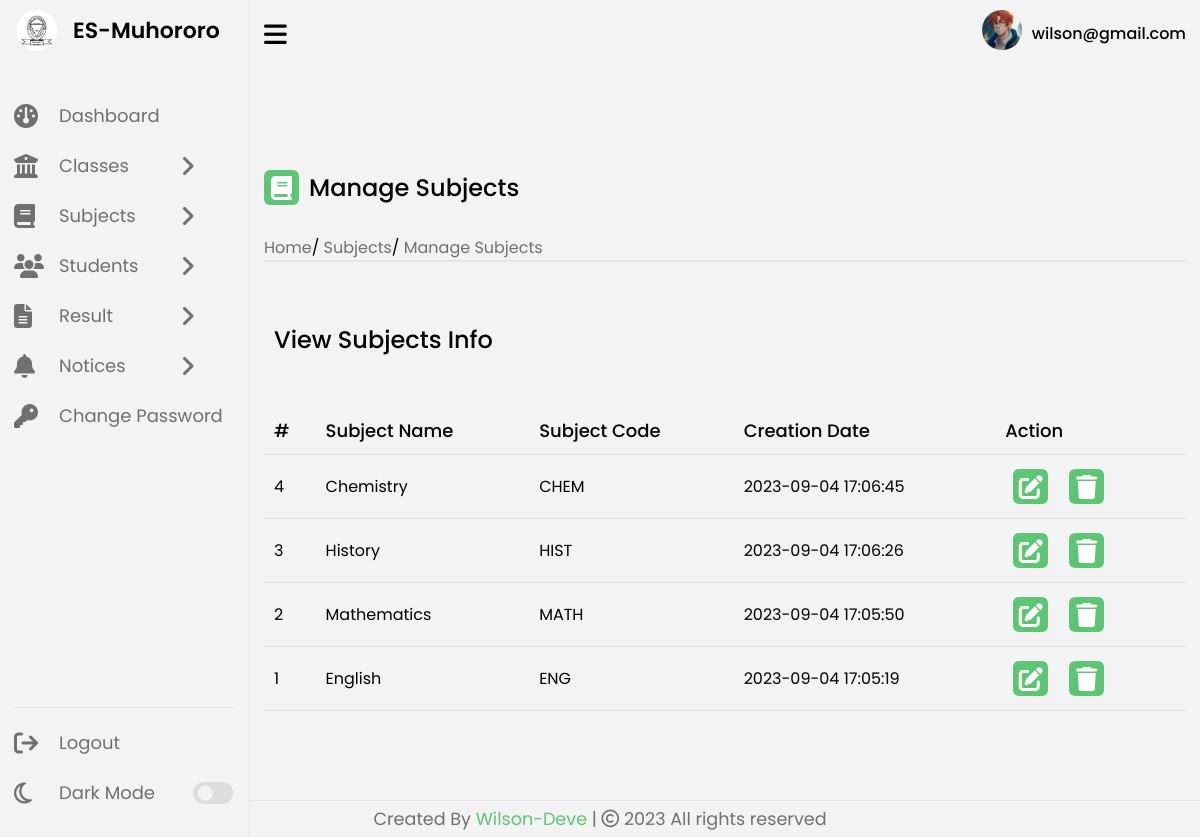
Screenshot of /manage-subjects.php (signed in) with the database file from the repository.
### tables this page shows
CREATE TABLE `tblusers` (
  `Id` int(11) NOT NULL,
  `UserName` varchar(100) DEFAULT NULL,
  `Password` varchar(100) DEFAULT NULL,
  `updationDate` timestamp NOT NULL DEFAULT current_timestamp() ON UPDATE current_timestamp()
);

CREATE TABLE `tblsubjects` (
  `Id` int(11) NOT NULL,
  `SubjectName` varchar(100) NOT NULL,
  `SubjectCode` varchar(100) DEFAULT NULL,
  `CreationDate` timestamp NULL DEFAULT current_timestamp(),
  `UpdationDate` timestamp NULL DEFAULT NULL
);

### includes/session.php (called while the page is built, shortened)
<?php
   include('config.php');
   $user_check = $_SESSION['login_user'];
   $ses_sql = mysqli_query($con,"select UserName from tblusers where UserName = '$user_check' ");
   $row = mysqli_fetch_array($ses_sql,MYSQLI_ASSOC);
   $login_session = $row['UserName'];
?>

### manage-subjects.php (the view, shortened to what this page needs)
<?php
    include('includes/session.php');
    include('includes/sidebar.php');
    $sql = "SELECT * FROM tblsubjects ORDER BY CreationDate DESC";
    $result = mysqli_query($con, $sql);
?>
    <section class="dashboard">
    <?php include('includes/topbar.php');?>
        <div class="dash-content">
            <div class="overview">
                <div class="title">
                    <i class="fa fa-book"></i>
                    <span class="text">Manage Subjects</span>
                </div>
                <div class="link-menu">
                    <div class="link-item">
                        <ul>
                            <li><i class="uil uil-estate"></i><a href="dashboard.php">Home</a></li>/
                            <li><a href="#">Subjects</a></li>/
                            <li><a href="#">Manage Subjects</a></li>
                        </ul>
                    </div>
                </div>
            <div class="activity">
                <div class="title">
                    <span class="text">View Subjects Info</span>
                </div>
                <div class="activity-data">
                    <table class="data-table">
                        <thead>
                            <tr>
                                <th>#</th>
                                <th>Subject Name</th>
                                <th>Subject Code</th>
                                <th>Creation Date</th>
                                <th>Action</th>
                            </tr>
                        </thead>
                        <tbody>
                        <?php
                           $totalRows = mysqli_num_rows($result);
                              $rowNumber = $totalRows;
                              while ($row = mysqli_fetch_assoc($result)) {
                                echo "<tr>";
                                echo "<td>" . $rowNumber . "</td>";
                                echo "<td>" . $row['SubjectName'] . "</td>";
                                echo "<td>" . $row['SubjectCode'] . "</td>";
                                echo "<td>" . $row['CreationDate'] . "</td>";
                                echo "<td>";
                                echo "<a href='edit-subject.php?subject_id=" . $row['Id'] . "' class='edit'><i class='fa fa-edit'></i></a>";
                                echo "<a href='manage-subjects.php?delete_id=" . $row['Id'] . "' class='delete'><i class='fa fa-trash'></i></a>";
                                echo "</td>";
                                echo "</tr>";
                                $rowNumber--;
                              }
                           ?>
                        </tbody>
                    </table>
                </div>
            </div>
        </div>
    </section>
    <?php include('includes/footer.php');?>
</body>
</html>

### includes/topbar.php (shortened to what this page needs)
<div class="top">
            <i class="fa fa-bars sidebar-toggle"></i>
            <div class="profile-info">
                <div class="profile-photo-container">
                    <a href="#" id="lightbox-trigger">
                        <img src="img/anim4.jpg" alt="">
                    </a>
                </div>
                <span class="user-name"><?php echo $login_session; ?></span>
            </div>
        </div>

### css/dashboard.css (style rules this page uses)
* { margin: 0; padding: 0; box-sizing: border-box; font-family: 'Poppins', sans-serif; }
:root { --primary-color: #5ec576; --panel-color: #f3f3f3; --text-color: #000; --black-light-color: #707070; --border-color: #e6e5e5; --toggle-color: #DDD; --box1-color: #fff; --box2-color: #FFE6AC; --box3-color: #E7D1FC; --box4-color: #4DA3FF; --title-icon-color: #fff; --tran-05: all 0.5s ease; --tran-03: all 0.3s ease; --tran-03: all 0.2s ease; }
body { min-height: 100vh; background-color: var(--panel-color); }
.dashboard { position: relative; left: 250px; background-color: var(--panel-color); min-height: 100vh; width: calc(100% - 250px); padding: 10px 14px; transition: var(--tran-05); }
.dashboard .top { position: fixed; top: 0; left: 250px; display: flex; width: calc(100% - 250px); justify-content: space-between; align-items: center; padding: 10px 14px; background-color: var(--panel-color); transition: var(--tran-05); }
.dashboard .top .sidebar-toggle { font-size: 26px; color: var(--text-color); cursor: pointer; }
.dashboard .top .profile-info { display: flex; align-items: center; }
.dashboard .top .profile-info img { width: 40px; height: 40px; border-radius: 50%; margin-right: 10px; }
.dashboard .top .user-name { font-size: 16px; font-weight: 500; color: var(--text-color); }
.dashboard .dash-content { padding-top: 100px; height: 100%; }
.dash-content .title { display: flex; align-items: center; margin: 60px 0 30px 0; }
.activity-data tr td a { text-decoration: none; }
.dash-content .title i, .activity-data tr td i { position: relative; height: 35px; width: 35px; background-color: var(--primary-color); border-radius: 6px; color: var(--title-icon-color); display: flex; align-items: center; justify-content: center; font-size: 24px; }
.dash-content .title .text { font-size: 24px; font-weight: 500; color: var(--text-color); margin-left: 10px; }
.dash-content .activity .activity-data { display: flex; justify-content: space-between; align-items: center; width: 100%; }
.activity-data { overflow-x: auto; }
.data-table { width: 100%; border-collapse: collapse; margin-top: 20px; }
.data-table th, .data-table td { padding: 10px; border-bottom: 1px solid var(--border-color); text-align: left; }
.data-table th { background-color: var(--panel-color); color: var(--text-color); font-size: 18px; font-weight: 500; }
.data-table td { font-size: 16px; font-weight: 400; color: var(--text-color); }
.link-menu .link-item { border-bottom: 2px solid var(--border-color); }
.link-menu .link-item ul { list-style: none; }
.link-menu .link-item ul li { display: inline; }
.link-menu .link-item ul li a { text-decoration: none; color: var(--black-light-color); }
.edit, .delete { display: inline-block; padding: 4px 8px; margin-right: 5px; font-size: 14px; text-decoration: none; }

### rows the page displays
tblusers: UserName "wilson@gmail.com"
tblsubjects: SubjectName "Chemistry", SubjectCode "CHEM", CreationDate "2023-09-04 17:06:45"
tblsubjects: SubjectName "History", SubjectCode "HIST", CreationDate "2023-09-04 17:06:26"
tblsubjects: SubjectName "Mathematics", SubjectCode "MATH", CreationDate "2023-09-04 17:05:50"
tblsubjects: SubjectName "English", SubjectCode "ENG", CreationDate "2023-09-04 17:05:19"
